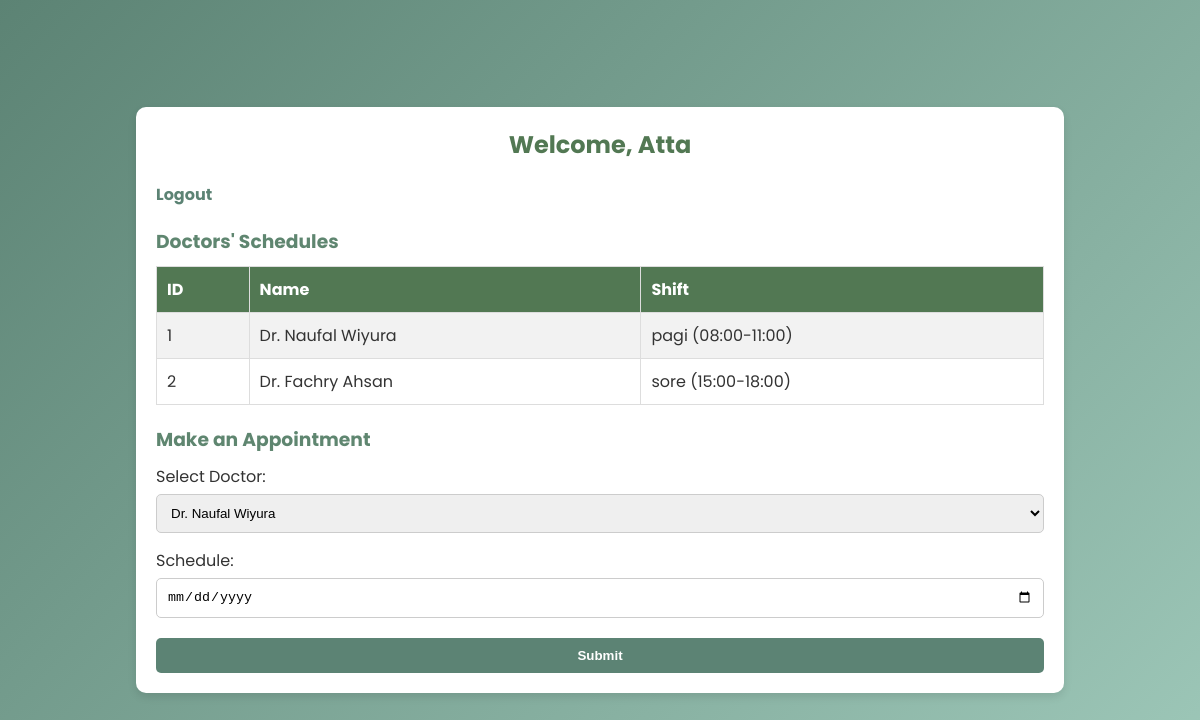
Screenshot of /patient_menu.php (signed in) with the database file from the repository.
### tables this page shows
CREATE TABLE `doctor` (
  `id` int(11) NOT NULL,
  `username` varchar(50) NOT NULL,
  `password` varchar(50) NOT NULL,
  `name` varchar(100) NOT NULL,
  `schedule` date DEFAULT NULL,
  `patient` text DEFAULT NULL,
  `shift_id` int(11) DEFAULT NULL
);

CREATE TABLE `shift_schedule` (
  `id` int(11) NOT NULL,
  `keterangan` varchar(10) NOT NULL,
  `jam` varchar(20) NOT NULL
);

### patient_menu.php (the view, shortened to what this page needs)
<?php
include 'connection.php';
$sql = "SELECT d.*, s.keterangan, s.jam
        FROM doctor d
        LEFT JOIN shift_schedule s ON d.shift_id = s.id";
$doctors = $conn->query($sql);
?>
<!DOCTYPE html>
<html>
<head>
</head>
<body>
    <div class="container">
        <h2>Welcome, <?php echo htmlspecialchars($_SESSION['user']); ?></h2>
        <a href="logout.php">Logout</a>
        <h3>Doctors' Schedules</h3>
        <table>
            <tr>
                <th>ID</th>
                <th>Name</th>
                <th>Shift</th>
            </tr>
            <?php while($row = $doctors->fetch_assoc()): ?>
            <tr>
                <td><?php echo htmlspecialchars($row['id']); ?></td>
                <td><?php echo htmlspecialchars($row['name']); ?></td>
                <td><?php echo htmlspecialchars($row['keterangan']) . ' (' . htmlspecialchars($row['jam']) . ')'; ?></td>
            </tr>
            <?php endwhile; ?>
        </table>
        <h3>Make an Appointment</h3>
        <form action="process_appointment.php" method="post">
            <div class="form-group">
                <label for="doctor_id">Select Doctor:</label>
                <select name="doctor_id" id="doctor_id">
                    <?php
                    $doctors->data_seek(0);
                    while($row = $doctors->fetch_assoc()): ?>
                    <option value="<?php echo htmlspecialchars($row['id']); ?>"><?php echo htmlspecialchars($row['name']); ?></option>
                    <?php endwhile; ?>
                </select>
            </div>
            <div class="form-group">
                <label for="schedule">Schedule:</label>
                <input type="date" name="schedule" id="schedule" required>
            </div>
            <button type="submit">Submit</button>
        </form>
    </div>
</body>
</html>

### patient_menu.php (style rules this page uses)
* { box-sizing: border-box; margin: 0; padding: 0; }
body { font-family: "Poppins", sans-serif; background: linear-gradient(135deg, #5C8374, #9EC8B9); color: #333; display: flex; justify-content: center; align-items: center; min-height: 100vh; padding: 20px; }
.container { background-color: #fff; padding: 20px; border-radius: 10px; box-shadow: 0 4px 8px rgba(0, 0, 0, 0.1); width: 80%; max-width: 1000px; }
h2 { color: #527853; margin-bottom: 20px; text-align: center; }
h3 { color: #5F8670; margin-top: 20px; margin-bottom: 10px; }
a { color: #5C8374; text-decoration: none; font-weight: bold; }
table { width: 100%; border-collapse: collapse; margin-top: 10px; }
table, th, td { border: 1px solid #ddd; }
th, td { padding: 10px; text-align: left; }
th { background-color: #527853; color: #fff; }
tr:nth-child(even) { background-color: #f2f2f2; }
.form-group { margin-bottom: 15px; }
select, input[type="date"], button { width: 100%; padding: 10px; margin-top: 5px; border: 1px solid #ccc; border-radius: 5px; }
button { background-color: #5C8374; color: #fff; font-weight: bold; border: none; cursor: pointer; transition: background 0.3s; }

### rows the page displays
doctor: id "1", name "Dr. Naufal Wiyura", shift_schedule.keterangan "pagi", shift_schedule.jam "08:00-11:00"
doctor: id "2", name "Dr. Fachry Ahsan", shift_schedule.keterangan "sore", shift_schedule.jam "15:00-18:00"

### other values shown
$_SESSION['user'] "Atta"
form field doctor_id "Dr. Naufal Wiyura"
